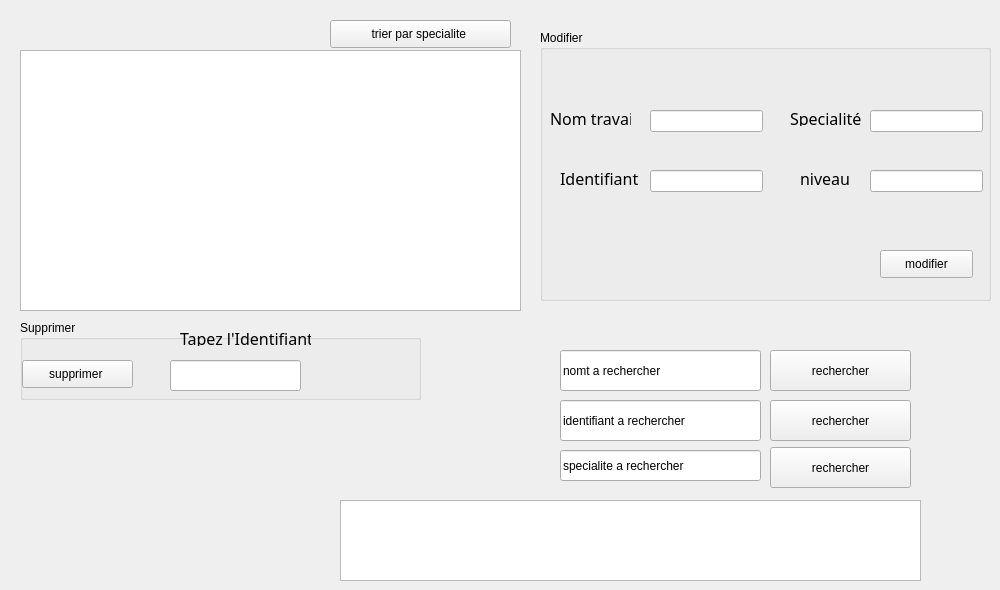
        <widget class="QWidget" name="tab_38">
         <attribute name="title">
          <string>Consulter condidature</string>
         </attribute>
         <widget class="QTableView" name="tab_condidature_2">
          <property name="geometry">
           <rect>
            <x>20</x>
            <y>50</y>
            <width>501</width>
            <height>261</height>
           </rect>
          </property>
         </widget>
         <widget class="QPushButton" name="trier_2">
          <property name="geometry">
           <rect>
            <x>330</x>
            <y>20</y>
            <width>181</width>
            <height>28</height>
           </rect>
          </property>
          <property name="text">
           <string>trier par specialite </string>
          </property>
          <property name="icon">
           <iconset resource="img.qrc">
            <normaloff>:/trie.png</normaloff>:/trie.png</iconset>
          </property>
          <property name="iconSize">
           <size>
            <width>30</width>
            <height>20</height>
           </size>
          </property>
         </widget>
         <widget class="QPushButton" name="rechercher_2">
          <property name="geometry">
           <rect>
            <x>770</x>
            <y>350</y>
            <width>141</width>
            <height>41</height>
           </rect>
          </property>
          <property name="text">
           <string>rechercher</string>
          </property>
          <property name="icon">
           <iconset resource="img.qrc">
            <normaloff>:/rechercher.png</normaloff>:/rechercher.png</iconset>
          </property>
          <property name="iconSize">
           <size>
            <width>40</width>
            <height>30</height>
           </size>
          </property>
         </widget>
         <widget class="QLineEdit" name="ln_rechercher_nomt_2">
          <property name="geometry">
           <rect>
            <x>560</x>
            <y>350</y>
            <width>201</width>
            <height>41</height>
           </rect>
          </property>
          <property name="text">
           <string>nomt a rechercher</string>
          </property>
         </widget>
         <widget class="QLineEdit" name="ln_rechercher_identifiant_2">
          <property name="geometry">
           <rect>
            <x>560</x>
            <y>400</y>
            <width>201</width>
            <height>41</height>
           </rect>
          </property>
          <property name="text">
           <string>identifiant a rechercher </string>
          </property>
         </widget>
         <widget class="QLineEdit" name="ln_rechercher_specialite_2">
          <property name="geometry">
           <rect>
            <x>560</x>
            <y>450</y>
            <width>201</width>
            <height>31</height>
           </rect>
          </property>
          <property name="text">
           <string>specialite a rechercher </string>
          </property>
         </widget>
         <widget class="QTableView" name="tab_rech_2">
          <property name="geometry">
           <rect>
            <x>340</x>
            <y>500</y>
            <width>581</width>
            <height>81</height>
           </rect>
          </property>
         </widget>
         <widget class="QPushButton" name="rechercher2_2">
          <property name="geometry">
           <rect>
            <x>770</x>
            <y>400</y>
            <width>141</width>
            <height>41</height>
           </rect>
          </property>
          <property name="text">
           <string>rechercher</string>
          </property>
          <property name="icon">
           <iconset resource="img.qrc">
            <normaloff>:/rechercher.png</normaloff>:/rechercher.png</iconset>
          </property>
          <property name="iconSize">
           <size>
            <width>40</width>
            <height>30</height>
           </size>
          </property>
         </widget>
         <widget class="QPushButton" name="rechercher3_2">
          <property name="geometry">
           <rect>
            <x>770</x>
            <y>447</y>
            <width>141</width>
            <height>41</height>
           </rect>
          </property>
          <property name="text">
           <string>rechercher</string>
          </property>
          <property name="icon">
           <iconset resource="img.qrc">
            <normaloff>:/rechercher.png</normaloff>:/rechercher.png</iconset>
          </property>
          <property name="iconSize">
           <size>
            <width>40</width>
            <height>30</height>
           </size>
          </property>
         </widget>
         <widget class="QGroupBox" name="groupBox_16">
          <property name="geometry">
           <rect>
            <x>540</x>
            <y>30</y>
            <width>451</width>
            <height>271</height>
           </rect>
          </property>
          <property name="title">
           <string>Modifier</string>
          </property>
          <widget class="QLineEdit" name="lineEdit_id_2">
           <property name="geometry">
            <rect>
             <x>110</x>
             <y>80</y>
             <width>113</width>
             <height>22</height>
            </rect>
           </property>
          </widget>
          <widget class="QLineEdit" name="lineEdit_nom_2">
           <property name="geometry">
            <rect>
             <x>110</x>
             <y>140</y>
             <width>113</width>
             <height>22</height>
            </rect>
           </property>
          </widget>
          <widget class="QLineEdit" name="lineEdit_spec_2">
           <property name="geometry">
            <rect>
             <x>330</x>
             <y>80</y>
             <width>113</width>
             <height>22</height>
            </rect>
           </property>
          </widget>
          <widget class="QLineEdit" name="lineEdit_niveau_2">
           <property name="geometry">
            <rect>
             <x>330</x>
             <y>140</y>
             <width>113</width>
             <height>22</height>
            </rect>
           </property>
          </widget>
          <widget class="QLabel" name="label_97">
           <property name="geometry">
            <rect>
             <x>260</x>
             <y>140</y>
             <width>56</width>
             <height>16</height>
            </rect>
           </property>
           <property name="font">
            <font>
             <family>Sitka Display</family>
             <pointsize>12</pointsize>
             <weight>50</weight>
             <bold>false</bold>
            </font>
           </property>
           <property name="text">
            <string>niveau </string>
           </property>
          </widget>
          <widget class="QLabel" name="label_98">
           <property name="geometry">
            <rect>
             <x>250</x>
             <y>80</y>
             <width>81</width>
             <height>16</height>
            </rect>
           </property>
           <property name="font">
            <font>
             <family>Sitka Display</family>
             <pointsize>12</pointsize>
             <weight>50</weight>
             <bold>false</bold>
            </font>
           </property>
           <property name="text">
            <string>Specialité</string>
           </property>
          </widget>
          <widget class="QLabel" name="label_99">
           <property name="geometry">
            <rect>
             <x>10</x>
             <y>80</y>
             <width>81</width>
             <height>16</height>
            </rect>
           </property>
           <property name="font">
            <font>
             <family>Sitka Display</family>
             <pointsize>12</pointsize>
             <weight>50</weight>
             <bold>false</bold>
            </font>
           </property>
           <property name="text">
            <string>Nom travail</string>
           </property>
          </widget>
          <widget class="QLabel" name="label_100">
           <property name="geometry">
            <rect>
             <x>20</x>
             <y>140</y>
             <width>101</width>
             <height>16</height>
            </rect>
           </property>
           <property name="font">
            <font>
             <family>Sitka Display</family>
             <pointsize>12</pointsize>
             <weight>50</weight>
             <bold>false</bold>
            </font>
           </property>
           <property name="text">
            <string>Identifiant</string>
           </property>
          </widget>
          <widget class="QPushButton" name="modifier_3">
           <property name="geometry">
            <rect>
             <x>340</x>
             <y>220</y>
             <width>93</width>
             <height>28</height>
            </rect>
           </property>
           <property name="text">
            <string>modifier</string>
           </property>
           <property name="icon">
            <iconset resource="img.qrc">
             <normaloff>:/modifier.png</normaloff>:/modifier.png</iconset>
           </property>
          </widget>
         </widget>
         <widget class="QGroupBox" name="groupBox_17">
          <property name="geometry">
           <rect>
            <x>20</x>
            <y>320</y>
            <width>401</width>
            <height>80</height>
           </rect>
          </property>
          <property name="title">
           <string>Supprimer</string>
          </property>
          <widget class="QPushButton" name="pb_supprimer_4">
           <property name="geometry">
            <rect>
             <x>2</x>
             <y>40</y>
             <width>111</width>
             <height>28</height>
            </rect>
           </property>
           <property name="text">
            <string>supprimer </string>
           </property>
           <property name="icon">
            <iconset resource="img.qrc">
             <normaloff>:/supprimer.png</normaloff>:/supprimer.png</iconset>
           </property>
          </widget>
          <widget class="QLineEdit" name="leidentifiantsupp_2">
           <property name="geometry">
            <rect>
             <x>150</x>
             <y>40</y>
             <width>131</width>
             <height>31</height>
            </rect>
           </property>
          </widget>
          <widget class="QLabel" name="label_103">
           <property name="geometry">
            <rect>
             <x>160</x>
             <y>10</y>
             <width>131</width>
             <height>16</height>
            </rect>
           </property>
           <property name="font">
            <font>
             <family>Sitka Display</family>
             <pointsize>12</pointsize>
             <weight>50</weight>
             <bold>false</bold>
            </font>
           </property>
           <property name="text">
            <string>Tapez l'Identifiant</string>
           </property>
          </widget>
         </widget>
        </widget>
